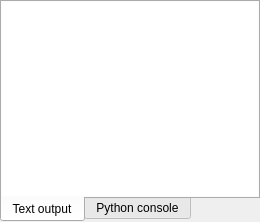
      <widget class="QWidget" name="main_console_tab">
       <attribute name="icon">
        <iconset resource="icons.qrc">
         <normaloff>:/Icons/icons/console.svg</normaloff>:/Icons/icons/console.svg</iconset>
       </attribute>
       <attribute name="title">
        <string>Console</string>
       </attribute>
       <layout class="QVBoxLayout" name="verticalLayout_22">
        <property name="leftMargin">
         <number>0</number>
        </property>
        <property name="topMargin">
         <number>0</number>
        </property>
        <property name="rightMargin">
         <number>0</number>
        </property>
        <property name="bottomMargin">
         <number>0</number>
        </property>
        <item>
         <widget class="QTabWidget" name="tabWidget_2">
          <property name="tabPosition">
           <enum>QTabWidget::South</enum>
          </property>
          <property name="currentIndex">
           <number>0</number>
          </property>
          <widget class="QWidget" name="tab_7">
           <attribute name="icon">
            <iconset resource="icons.qrc">
             <normaloff>:/Icons/icons/data.svg</normaloff>:/Icons/icons/data.svg</iconset>
           </attribute>
           <attribute name="title">
            <string>Text output</string>
           </attribute>
           <layout class="QVBoxLayout" name="verticalLayout_28">
            <property name="leftMargin">
             <number>0</number>
            </property>
            <property name="topMargin">
             <number>0</number>
            </property>
            <property name="rightMargin">
             <number>0</number>
            </property>
            <property name="bottomMargin">
             <number>0</number>
            </property>
            <item>
             <widget class="QPlainTextEdit" name="outputTextEdit">
              <property name="palette">
               <palette>
                <active>
                 <colorrole role="WindowText">
                  <brush brushstyle="SolidPattern">
                   <color alpha="255">
                    <red>0</red>
                    <green>0</green>
                    <blue>0</blue>
                   </color>
                  </brush>
                 </colorrole>
                 <colorrole role="Button">
                  <brush brushstyle="SolidPattern">
                   <color alpha="255">
                    <red>255</red>
                    <green>255</green>
                    <blue>255</blue>
                   </color>
                  </brush>
                 </colorrole>
                 <colorrole role="Light">
                  <brush brushstyle="SolidPattern">
                   <color alpha="255">
                    <red>255</red>
                    <green>255</green>
                    <blue>255</blue>
                   </color>
                  </brush>
                 </colorrole>
                 <colorrole role="Midlight">
                  <brush brushstyle="SolidPattern">
                   <color alpha="255">
                    <red>255</red>
                    <green>255</green>
                    <blue>255</blue>
                   </color>
                  </brush>
                 </colorrole>
                 <colorrole role="Dark">
                  <brush brushstyle="SolidPattern">
                   <color alpha="255">
                    <red>127</red>
                    <green>127</green>
                    <blue>127</blue>
                   </color>
                  </brush>
                 </colorrole>
                 <colorrole role="Mid">
                  <brush brushstyle="SolidPattern">
                   <color alpha="255">
                    <red>170</red>
                    <green>170</green>
                    <blue>170</blue>
                   </color>
                  </brush>
                 </colorrole>
                 <colorrole role="Text">
                  <brush brushstyle="SolidPattern">
                   <color alpha="255">
                    <red>0</red>
                    <green>0</green>
                    <blue>0</blue>
                   </color>
                  </brush>
                 </colorrole>
                 <colorrole role="BrightText">
                  <brush brushstyle="SolidPattern">
                   <color alpha="255">
                    <red>255</red>
                    <green>255</green>
                    <blue>255</blue>
                   </color>
                  </brush>
                 </colorrole>
                 <colorrole role="ButtonText">
                  <brush brushstyle="SolidPattern">
                   <color alpha="255">
                    <red>0</red>
                    <green>0</green>
                    <blue>0</blue>
                   </color>
                  </brush>
                 </colorrole>
                 <colorrole role="Base">
                  <brush brushstyle="SolidPattern">
                   <color alpha="255">
                    <red>255</red>
                    <green>255</green>
                    <blue>255</blue>
                   </color>
                  </brush>
                 </colorrole>
                 <colorrole role="Window">
                  <brush brushstyle="SolidPattern">
                   <color alpha="255">
                    <red>255</red>
                    <green>255</green>
                    <blue>255</blue>
                   </color>
                  </brush>
                 </colorrole>
                 <colorrole role="Shadow">
                  <brush brushstyle="SolidPattern">
                   <color alpha="255">
                    <red>0</red>
                    <green>0</green>
                    <blue>0</blue>
                   </color>
                  </brush>
                 </colorrole>
                 <colorrole role="AlternateBase">
                  <brush brushstyle="SolidPattern">
                   <color alpha="255">
                    <red>255</red>
                    <green>255</green>
                    <blue>255</blue>
                   </color>
                  </brush>
                 </colorrole>
                 <colorrole role="ToolTipBase">
                  <brush brushstyle="SolidPattern">
                   <color alpha="255">
                    <red>255</red>
                    <green>255</green>
                    <blue>220</blue>
                   </color>
                  </brush>
                 </colorrole>
                 <colorrole role="ToolTipText">
                  <brush brushstyle="SolidPattern">
                   <color alpha="255">
                    <red>0</red>
                    <green>0</green>
                    <blue>0</blue>
                   </color>
                  </brush>
                 </colorrole>
                </active>
                <inactive>
                 <colorrole role="WindowText">
                  <brush brushstyle="SolidPattern">
                   <color alpha="255">
                    <red>0</red>
                    <green>0</green>
                    <blue>0</blue>
                   </color>
                  </brush>
                 </colorrole>
                 <colorrole role="Button">
                  <brush brushstyle="SolidPattern">
                   <color alpha="255">
                    <red>255</red>
                    <green>255</green>
                    <blue>255</blue>
                   </color>
                  </brush>
                 </colorrole>
                 <colorrole role="Light">
                  <brush brushstyle="SolidPattern">
                   <color alpha="255">
                    <red>255</red>
                    <green>255</green>
                    <blue>255</blue>
                   </color>
                  </brush>
                 </colorrole>
                 <colorrole role="Midlight">
                  <brush brushstyle="SolidPattern">
                   <color alpha="255">
                    <red>255</red>
                    <green>255</green>
                    <blue>255</blue>
                   </color>
                  </brush>
                 </colorrole>
                 <colorrole role="Dark">
                  <brush brushstyle="SolidPattern">
                   <color alpha="255">
                    <red>127</red>
                    <green>127</green>
                    <blue>127</blue>
                   </color>
                  </brush>
                 </colorrole>
                 <colorrole role="Mid">
                  <brush brushstyle="SolidPattern">
                   <color alpha="255">
                    <red>170</red>
                    <green>170</green>
                    <blue>170</blue>
                   </color>
                  </brush>
                 </colorrole>
                 <colorrole role="Text">
                  <brush brushstyle="SolidPattern">
                   <color alpha="255">
                    <red>0</red>
                    <green>0</green>
                    <blue>0</blue>
                   </color>
                  </brush>
                 </colorrole>
                 <colorrole role="BrightText">
                  <brush brushstyle="SolidPattern">
                   <color alpha="255">
                    <red>255</red>
                    <green>255</green>
                    <blue>255</blue>
                   </color>
                  </brush>
                 </colorrole>
                 <colorrole role="ButtonText">
                  <brush brushstyle="SolidPattern">
                   <color alpha="255">
                    <red>0</red>
                    <green>0</green>
                    <blue>0</blue>
                   </color>
                  </brush>
                 </colorrole>
                 <colorrole role="Base">
                  <brush brushstyle="SolidPattern">
                   <color alpha="255">
                    <red>255</red>
                    <green>255</green>
                    <blue>255</blue>
                   </color>
                  </brush>
                 </colorrole>
                 <colorrole role="Window">
                  <brush brushstyle="SolidPattern">
                   <color alpha="255">
                    <red>255</red>
                    <green>255</green>
                    <blue>255</blue>
                   </color>
                  </brush>
                 </colorrole>
                 <colorrole role="Shadow">
                  <brush brushstyle="SolidPattern">
                   <color alpha="255">
                    <red>0</red>
                    <green>0</green>
                    <blue>0</blue>
                   </color>
                  </brush>
                 </colorrole>
                 <colorrole role="AlternateBase">
                  <brush brushstyle="SolidPattern">
                   <color alpha="255">
                    <red>255</red>
                    <green>255</green>
                    <blue>255</blue>
                   </color>
                  </brush>
                 </colorrole>
                 <colorrole role="ToolTipBase">
                  <brush brushstyle="SolidPattern">
                   <color alpha="255">
                    <red>255</red>
                    <green>255</green>
                    <blue>220</blue>
                   </color>
                  </brush>
                 </colorrole>
                 <colorrole role="ToolTipText">
                  <brush brushstyle="SolidPattern">
                   <color alpha="255">
                    <red>0</red>
                    <green>0</green>
                    <blue>0</blue>
                   </color>
                  </brush>
                 </colorrole>
                </inactive>
                <disabled>
                 <colorrole role="WindowText">
                  <brush brushstyle="SolidPattern">
                   <color alpha="255">
                    <red>127</red>
                    <green>127</green>
                    <blue>127</blue>
                   </color>
                  </brush>
                 </colorrole>
                 <colorrole role="Button">
                  <brush brushstyle="SolidPattern">
                   <color alpha="255">
                    <red>255</red>
                    <green>255</green>
                    <blue>255</blue>
                   </color>
                  </brush>
                 </colorrole>
                 <colorrole role="Light">
                  <brush brushstyle="SolidPattern">
                   <color alpha="255">
                    <red>255</red>
                    <green>255</green>
                    <blue>255</blue>
                   </color>
                  </brush>
                 </colorrole>
                 <colorrole role="Midlight">
                  <brush brushstyle="SolidPattern">
                   <color alpha="255">
                    <red>255</red>
                    <green>255</green>
                    <blue>255</blue>
                   </color>
                  </brush>
                 </colorrole>
                 <colorrole role="Dark">
                  <brush brushstyle="SolidPattern">
                   <color alpha="255">
                    <red>127</red>
                    <green>127</green>
                    <blue>127</blue>
                   </color>
                  </brush>
                 </colorrole>
                 <colorrole role="Mid">
                  <brush brushstyle="SolidPattern">
                   <color alpha="255">
                    <red>170</red>
                    <green>170</green>
                    <blue>170</blue>
                   </color>
                  </brush>
                 </colorrole>
                 <colorrole role="Text">
                  <brush brushstyle="SolidPattern">
                   <color alpha="255">
                    <red>127</red>
                    <green>127</green>
                    <blue>127</blue>
                   </color>
                  </brush>
                 </colorrole>
                 <colorrole role="BrightText">
                  <brush brushstyle="SolidPattern">
                   <color alpha="255">
                    <red>255</red>
                    <green>255</green>
                    <blue>255</blue>
                   </color>
                  </brush>
                 </colorrole>
                 <colorrole role="ButtonText">
                  <brush brushstyle="SolidPattern">
                   <color alpha="255">
                    <red>127</red>
                    <green>127</green>
                    <blue>127</blue>
                   </color>
                  </brush>
                 </colorrole>
                 <colorrole role="Base">
                  <brush brushstyle="SolidPattern">
                   <color alpha="255">
                    <red>255</red>
                    <green>255</green>
                    <blue>255</blue>
                   </color>
                  </brush>
                 </colorrole>
                 <colorrole role="Window">
                  <brush brushstyle="SolidPattern">
                   <color alpha="255">
                    <red>255</red>
                    <green>255</green>
                    <blue>255</blue>
                   </color>
                  </brush>
                 </colorrole>
                 <colorrole role="Shadow">
                  <brush brushstyle="SolidPattern">
                   <color alpha="255">
                    <red>0</red>
                    <green>0</green>
                    <blue>0</blue>
                   </color>
                  </brush>
                 </colorrole>
                 <colorrole role="AlternateBase">
                  <brush brushstyle="SolidPattern">
                   <color alpha="255">
                    <red>255</red>
                    <green>255</green>
                    <blue>255</blue>
                   </color>
                  </brush>
                 </colorrole>
                 <colorrole role="ToolTipBase">
                  <brush brushstyle="SolidPattern">
                   <color alpha="255">
                    <red>255</red>
                    <green>255</green>
                    <blue>220</blue>
                   </color>
                  </brush>
                 </colorrole>
                 <colorrole role="ToolTipText">
                  <brush brushstyle="SolidPattern">
                   <color alpha="255">
                    <red>0</red>
                    <green>0</green>
                    <blue>0</blue>
                   </color>
                  </brush>
                 </colorrole>
                </disabled>
               </palette>
              </property>
              <property name="font">
               <font>
                <family>Cousine</family>
                <pointsize>9</pointsize>
               </font>
              </property>
              <property name="frameShape">
               <enum>QFrame::NoFrame</enum>
              </property>
              <property name="lineWrapMode">
               <enum>QPlainTextEdit::NoWrap</enum>
              </property>
              <property name="plainText">
               <string notr="true"/>
              </property>
              <property name="textInteractionFlags">
               <set>Qt::LinksAccessibleByMouse|Qt::TextEditable|Qt::TextEditorInteraction|Qt::TextSelectableByKeyboard|Qt::TextSelectableByMouse</set>
              </property>
             </widget>
            </item>
           </layout>
          </widget>
          <widget class="QWidget" name="pythonConsoleTab">
           <attribute name="icon">
            <iconset resource="icons.qrc">
             <normaloff>:/Icons/icons/console.svg</normaloff>:/Icons/icons/console.svg</iconset>
           </attribute>
           <attribute name="title">
            <string>Python console</string>
           </attribute>
           <layout class="QVBoxLayout" name="verticalLayout_33">
            <property name="leftMargin">
             <number>0</number>
            </property>
            <property name="topMargin">
             <number>0</number>
            </property>
            <property name="rightMargin">
             <number>0</number>
            </property>
            <property name="bottomMargin">
             <number>0</number>
            </property>
           </layout>
          </widget>
         </widget>
        </item>
       </layout>
      </widget>
